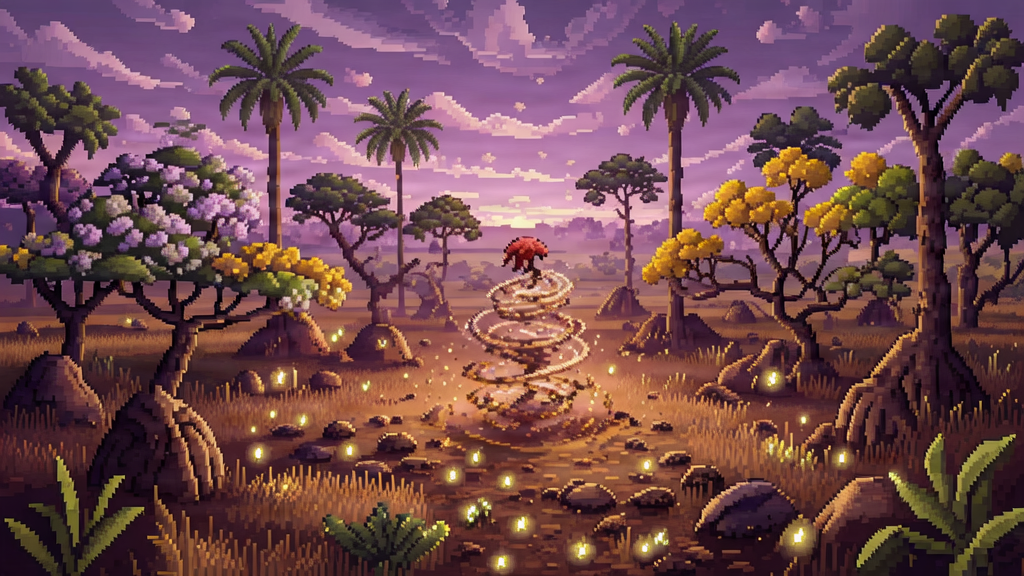
#> input picture game/assets/_reference/cutscenes/cerrado_raw.png, 1024 x 576 px
$ python downscale_quantize.py cerrado_raw.png city_female_raw.png
#> lines starting #> are read from the running program, lines starting #| are printed output that depends on the picture
import sys
from PIL import Image
src,dst=sys.argv[1],sys.argv[2]
im=Image.open(src).convert('RGB').resize((960,540),Image.BOX)
im=im.quantize(96,method=Image.Quantize.FASTOCTREE,dither=Image.Dither.NONE).convert('RGB')
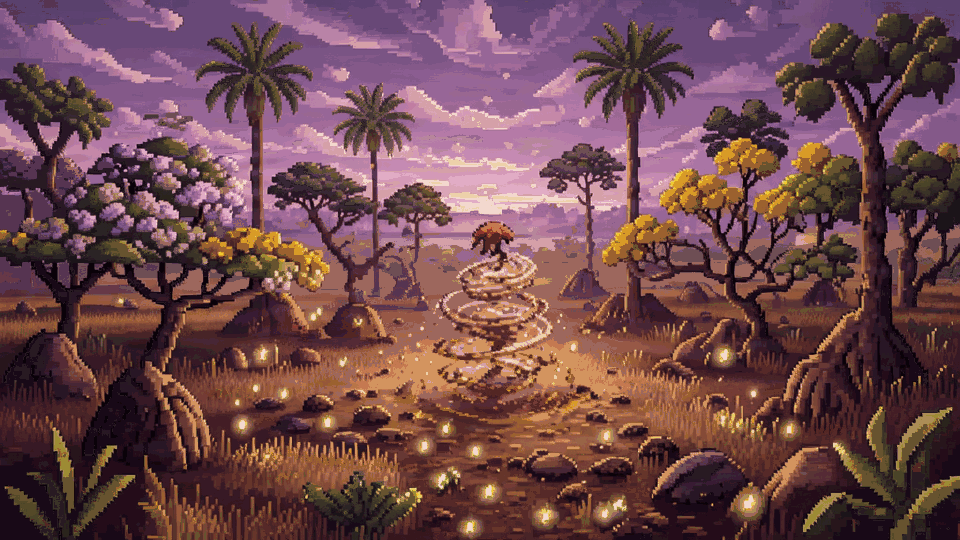
#> im: PIL image 960x540 RGB; mean R, G, B 111.5, 73.1, 78
im.save(dst,optimize=True)

$ run again, on game/assets/_reference/cutscenes/city_male_raw.png
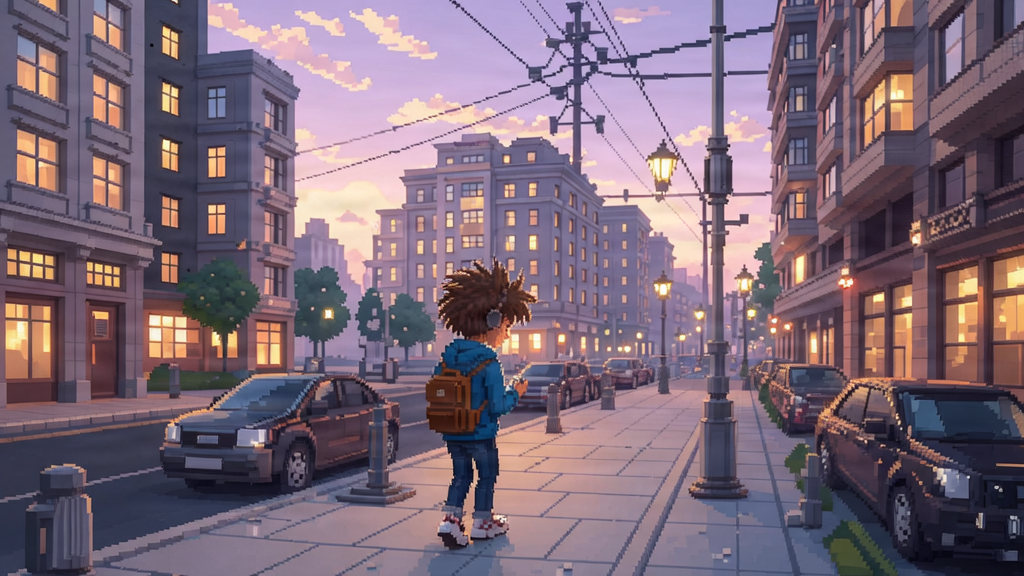
#> input picture game/assets/_reference/cutscenes/city_male_raw.png, 1024 x 576 px
#> `im=im.quantize(96,method=Image.Quantize.FASTOCTREE,dither=Image.Dither..`:
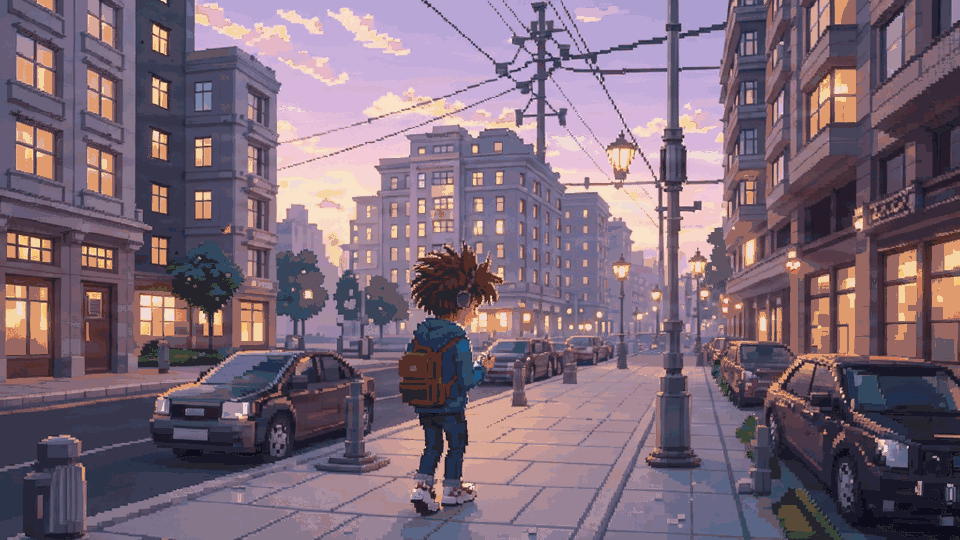
#> im: PIL image 960x540 RGB; mean R, G, B 124.2, 105, 119.6

$ run again, on game/assets/_reference/cutscenes/fall_raw.png
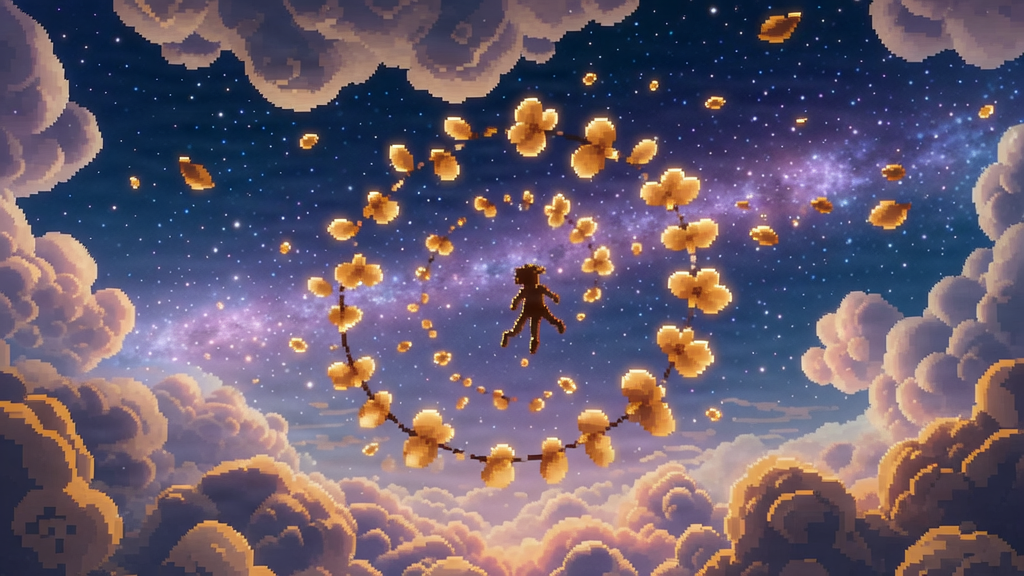
#> input picture game/assets/_reference/cutscenes/fall_raw.png, 1024 x 576 px
#> `im=im.quantize(96,method=Image.Quantize.FASTOCTREE,dither=Image.Dither..`:
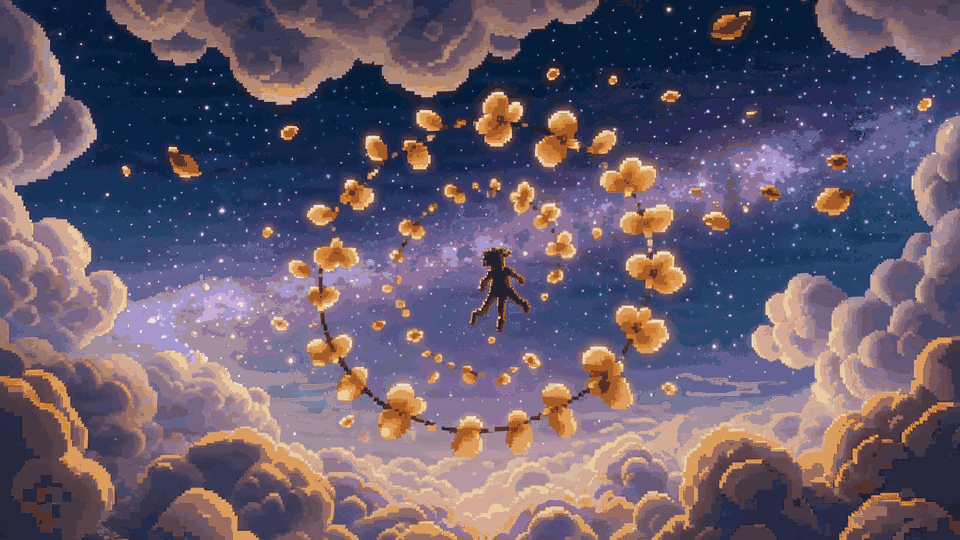
#> im: PIL image 960x540 RGB; mean R, G, B 104.5, 91.7, 108.3

$ run again, on game/assets/_reference/cutscenes/land_raw.png
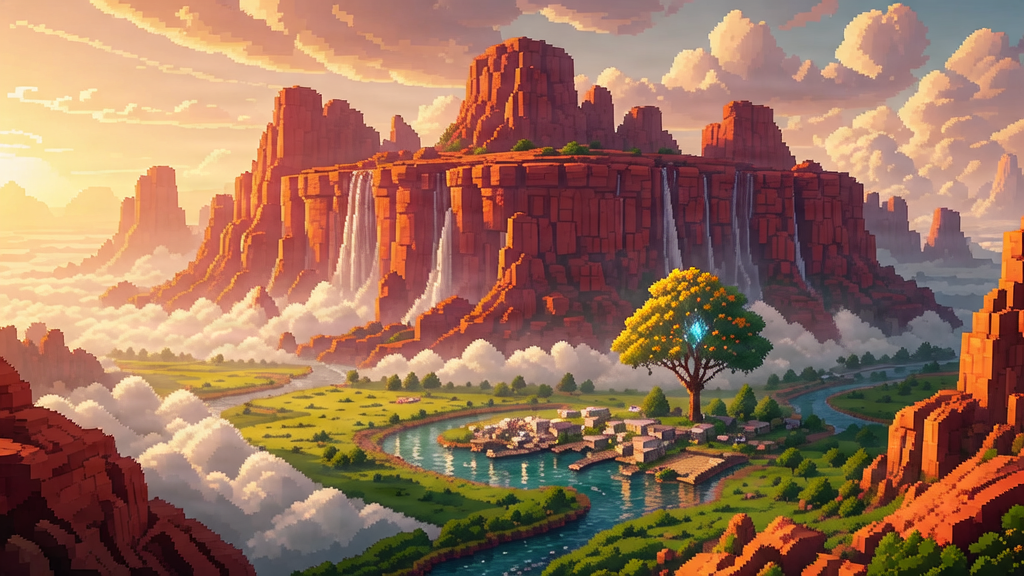
#> input picture game/assets/_reference/cutscenes/land_raw.png, 1024 x 576 px
#> `im=im.quantize(96,method=Image.Quantize.FASTOCTREE,dither=Image.Dither..`:
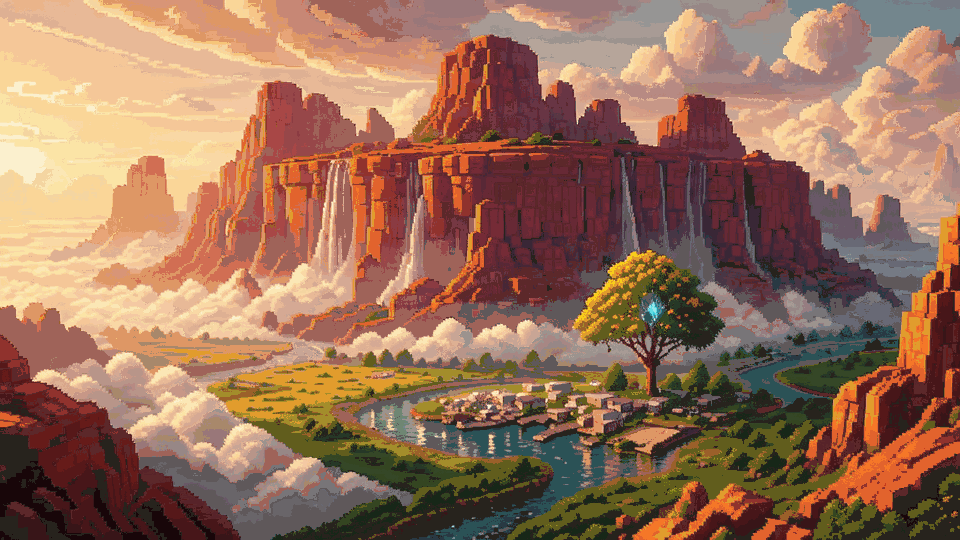
#> im: PIL image 960x540 RGB; mean R, G, B 153, 112.9, 90
